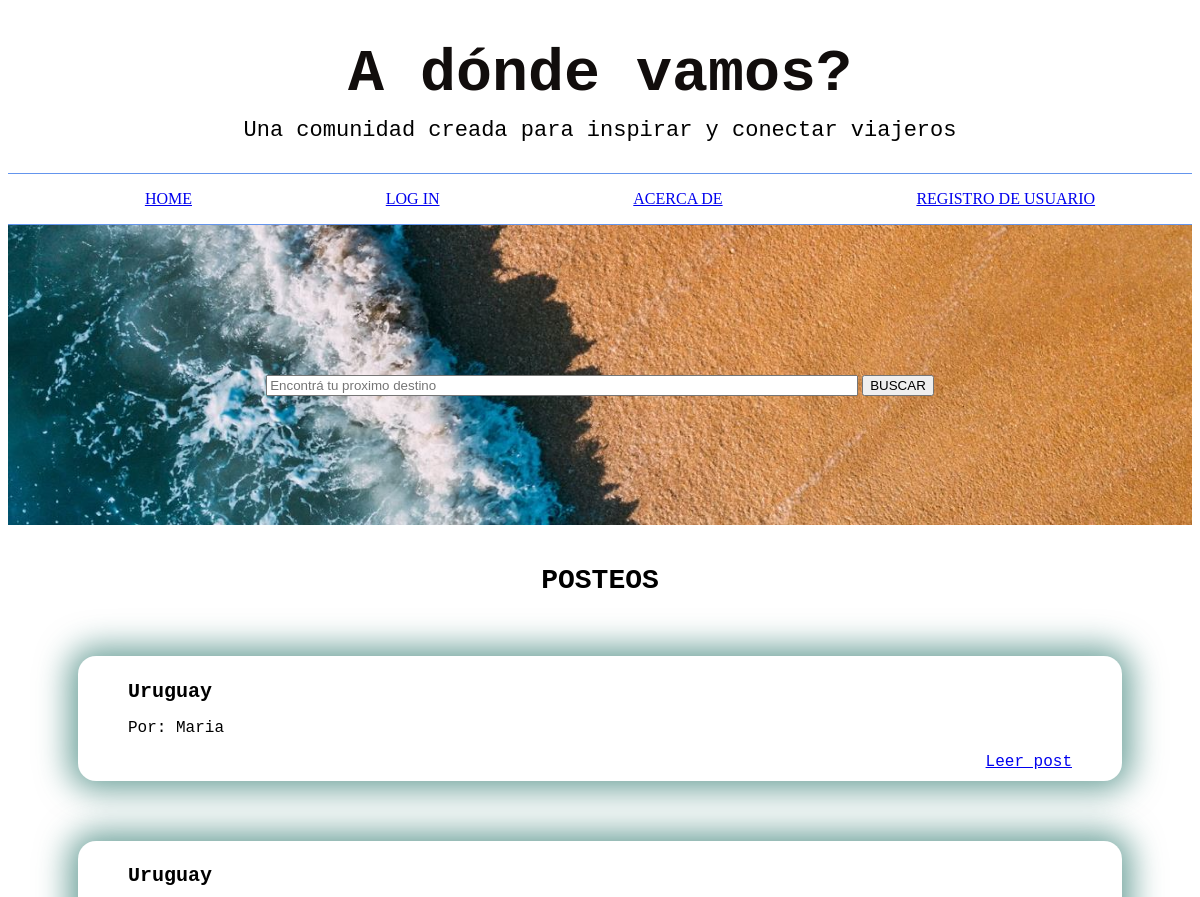
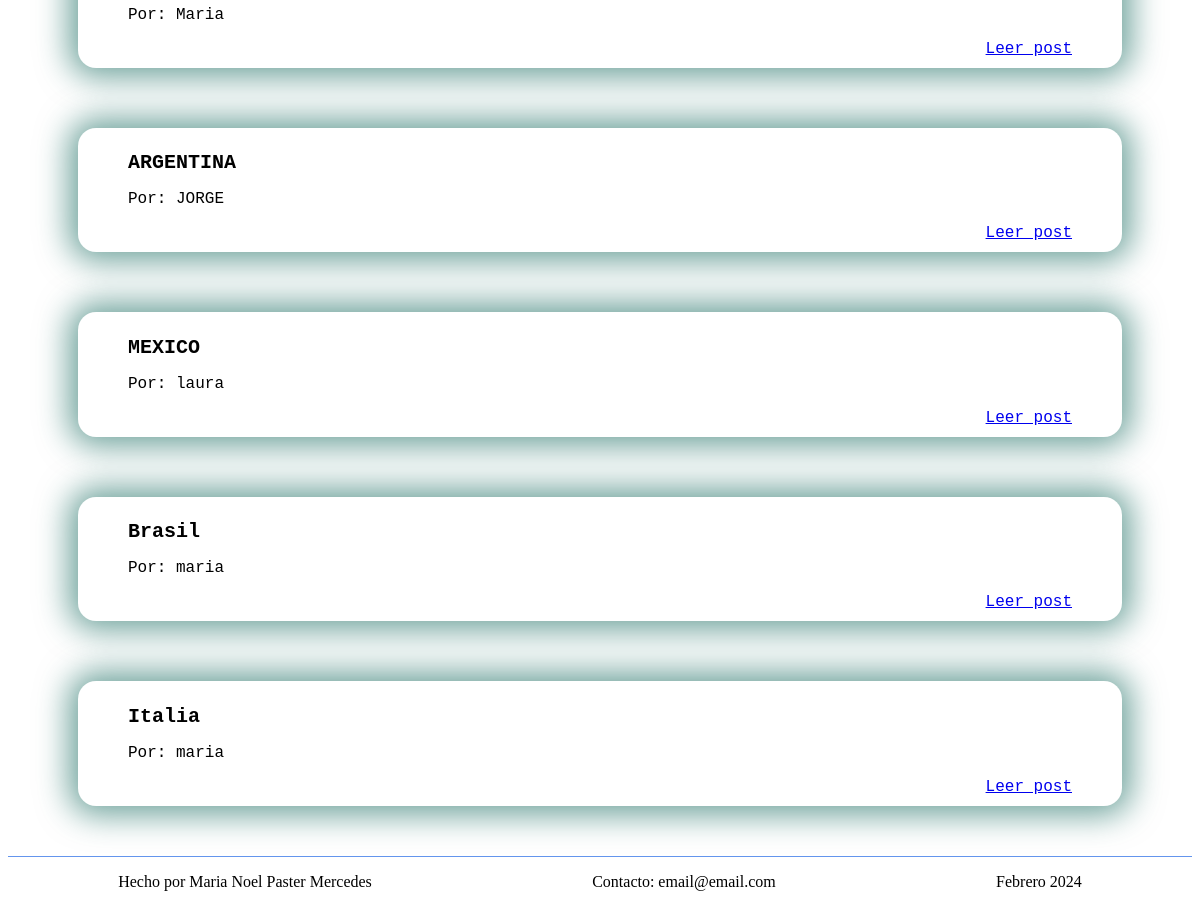
The app's page /, older data (2 pictures, top to bottom).
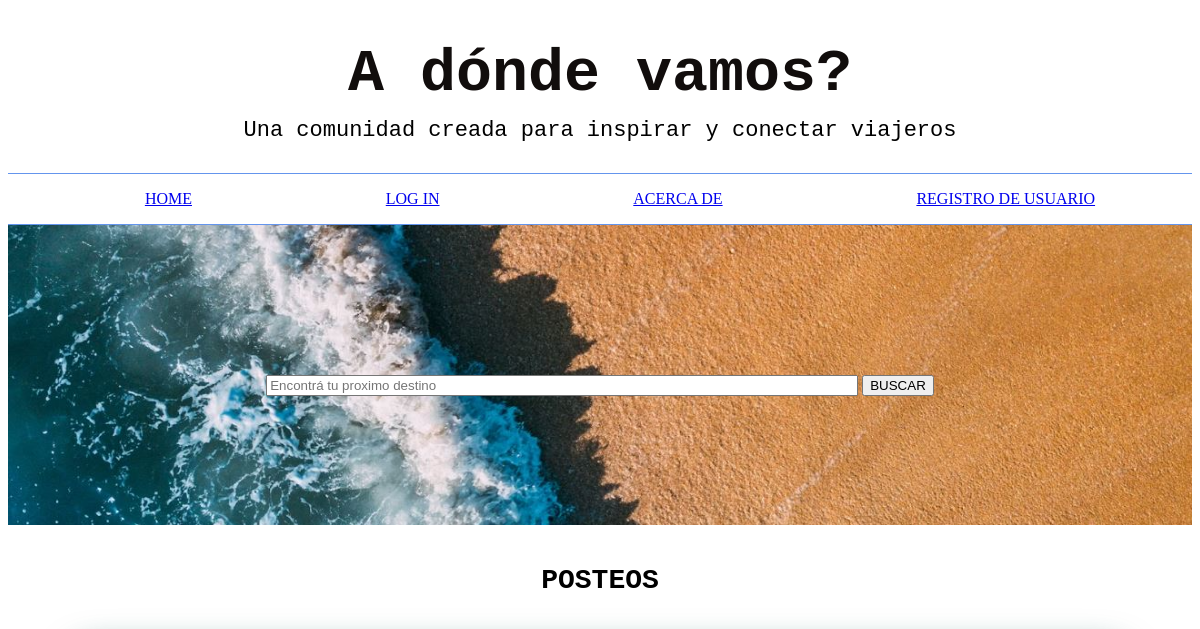
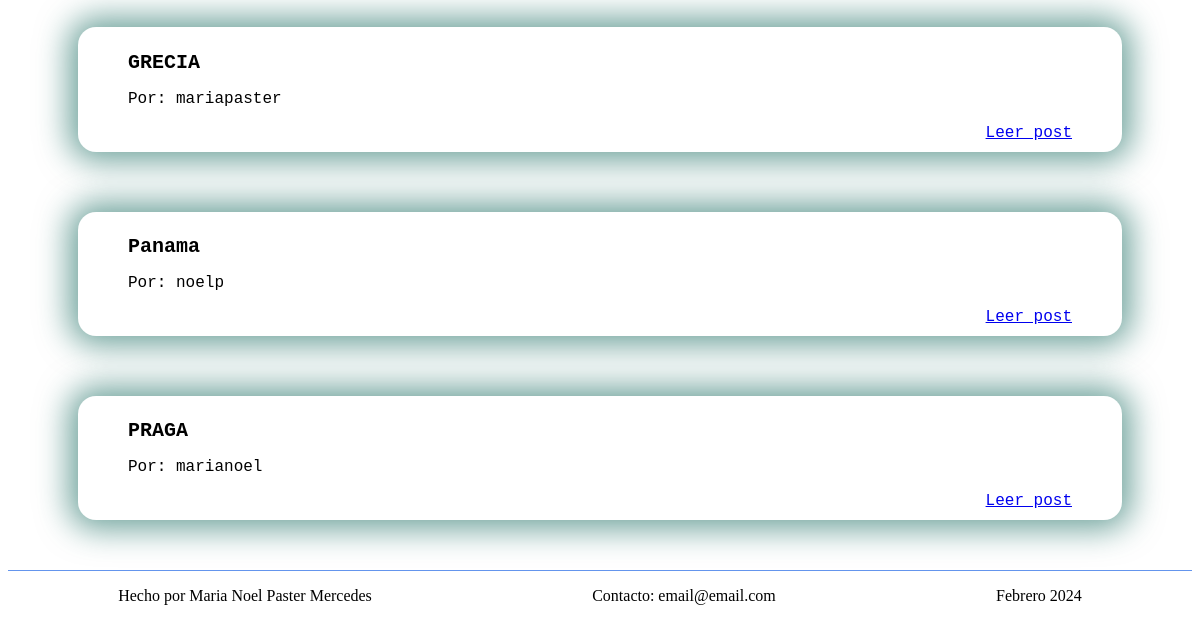
The same page, newer data (2 pictures, top to bottom).
### tables this page shows
CREATE TABLE posts(
    id INTEGER PRIMARY KEY AUTOINCREMENT,
    autor TEXT NOT NULL,
    titulo TEXT NOT NULL,
    comentario TEXT NOT NULL
);

### mine.py (the view)
@app.route('/')
def home():
    conn, cursor = get_db_connection()
    buscar= request.args.get("search")
    if buscar:
        cursor.execute("SELECT * FROM posts WHERE posts.titulo LIKE ?" , (f"%{buscar}%",))
        posts = cursor.fetchall()
        conn.close
        return render_template("home.html" , nombre = "Maria Noel Paster Mercedes" , posts=posts)
    cursor.execute("SELECT * FROM posts")
    posts = cursor.fetchall()
    conn.close
    return render_template("home.html" , nombre = "Maria Noel Paster Mercedes" , posts=posts)

### mine.py (called while the page is built)
def get_db_connection():
    conn = sqlite3.connect('proyecto_python.db')
    cursor = conn.cursor()
    return conn, cursor

### templates/home.html (shortened to what this page needs)
{% extends "herencia.html" %}
{% block head %}
    <head>
        <link rel="stylesheet" type="text/css" href="{{ url_for('static', filename='css/style.css')}}">
    </head>
{% endblock %}
{% block main%}
    <main>
        <div class="search">
            <div class="search_button">
                <form action="/">
                    <input style= "width: 50%;" type="search" id="search" name="search" placeholder="Encontrá tu proximo destino">
                    <button type="submit"> BUSCAR </button>
                </form>
            </div>
        </div>
        <h1 class="all_titles">POSTEOS</h1>
        {% if posts %}
            {% for post in posts %}
                <div class="posts">
                    <h1 class="post_title">{{ post[2] }}</h1>
                        <div class="post_info">
                            <p>Por: {{ post[1] }}</p>
                        </div>
                            <div class="ref">
                                <a href="/post/{{post[0]}}">Leer post</a>
                            </div>
                </div>
            {% endfor %}
        {% else %}
            <p class="p">Por el momento ningun usuario subió un posteo</p>
        {% endif %}
    </main>
{% endblock %}

### templates/herencia.html (shortened to what this page needs)
<!DOCTYPE html>
<html lang="en">
<head>
    {% block head %}
    {% endblock %}
</head>
<body>
    <header>
        <div>
            <h1 class="titulo_principal"> A dónde vamos?</h1>
            <p class="titulo"> Una comunidad creada para inspirar y conectar viajeros</p>
        </div>
        <div class="home">
            <ul class="home_items">
                <li><a href="/">HOME</a></li>
                <li><a href="/login">LOG IN</a></li>
                <li><a href="/acerca_de">ACERCA DE</a></li>
                <li><a href="/register">REGISTRO DE USUARIO</a></li>
            </ul>
        </div>
    </header>
    {% block main%}
    {% endblock%}
    <footer>
        <div class="footer">
            <p>Hecho por {{nombre}}</p>
            <p>Contacto: email@email.com</p>
            <p>Febrero 2024</p>
        </div>
    </footer>
</body>
</html>

### static/css/style.css (style rules this page uses)
.titulo_principal { color:rgb(17, 13, 12); text-align: center; font-size: 60px ; font-family: "Lucida Handwriting", monospace; margin-bottom: 0px; }
.titulo { color:rgb(0, 0, 0); text-align: center; font-size: 22px; font-family: "Courier New", monospace; margin-top: 10px; margin-bottom: 30px; }
.home_items { display: flex; justify-content: space-around; list-style-type: none; }
.home { border-bottom: solid 1px; border-color: cornflowerblue; border-top: solid 1px; border-color: cornflowerblue; margin-top: 10px; }
.all_titles { color: black; text-align: center; font-size: 28px; margin-top: 40px; font-family: "Courier New", monospace; }
.posts { box-shadow: 0px 0px 32px 9px rgba(6, 95, 83, 0.58); -webkit-box-shadow: 0px 0px 32px 9px rgba(6, 95, 83, 0.58); -moz-box-shadow: 0px 0px 32px 9px rgba(6, 95, 83, 0.58); padding: 10px; margin: 60px 70px 50px 70px; border-radius: 18px 18px 18px 18px; -webkit-border-radius: 18px 18px 18px 18px; -moz-border-radius: 18px 18px 18px 18px; }
.post_title { font-size: 20px; margin-left: 40px; font-family: "Courier New", monospace; }
.post_info { font-family: "Courier New", monospace; margin-left: 40px; }
.ref { margin-right: 40px; text-align: end; font-family: 'Courier New', Courier, monospace; }
.search { background-image: url("Captura.JPG"); background-size: 100%; height: 300px; }
.search_button { text-align: center; padding-top: 150px; }
.footer { border-top: solid 1px; border-color: cornflowerblue; display: flex; justify-content: space-around; margin-top: 30px; }

Row changes from the older to the newer data that the page shows:
removed posts: titulo "Uruguay", autor "Maria"
removed posts: titulo "ARGENTINA", autor "JORGE"
removed posts: titulo "MEXICO", autor "laura"
removed posts: titulo "Brasil", autor "maria"
removed posts: titulo "Italia", autor "maria"
changed posts: titulo "Uruguay" → "GRECIA"; autor "Maria" → "mariapaster"
added posts: titulo "Panama", autor "noelp"
added posts: titulo "PRAGA", autor "marianoel"
